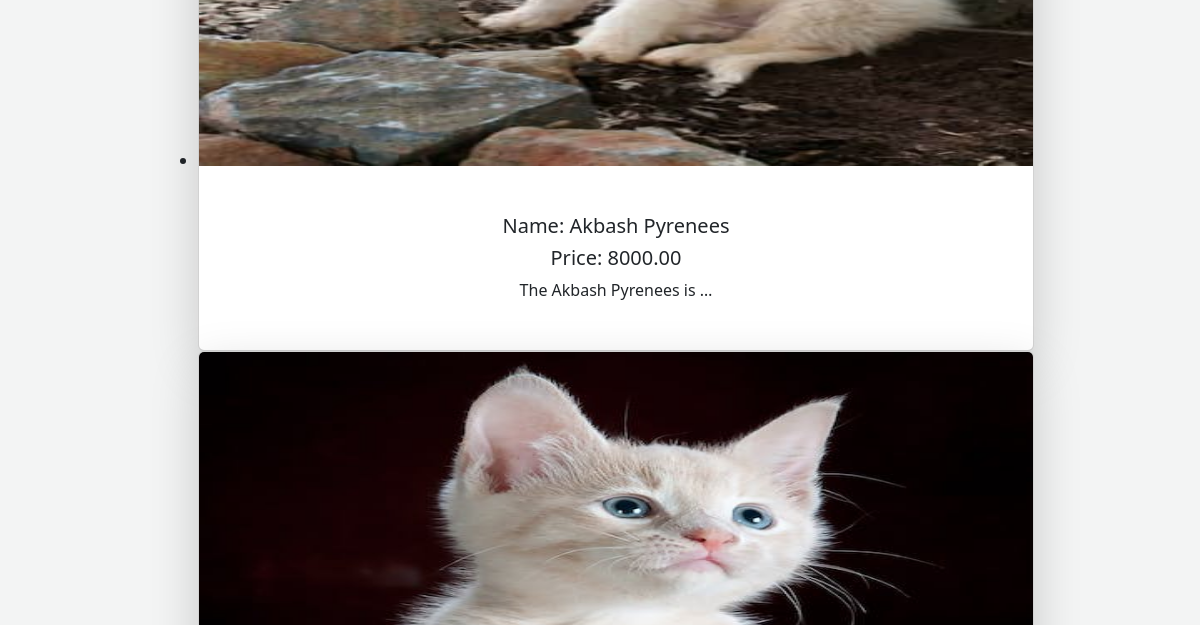
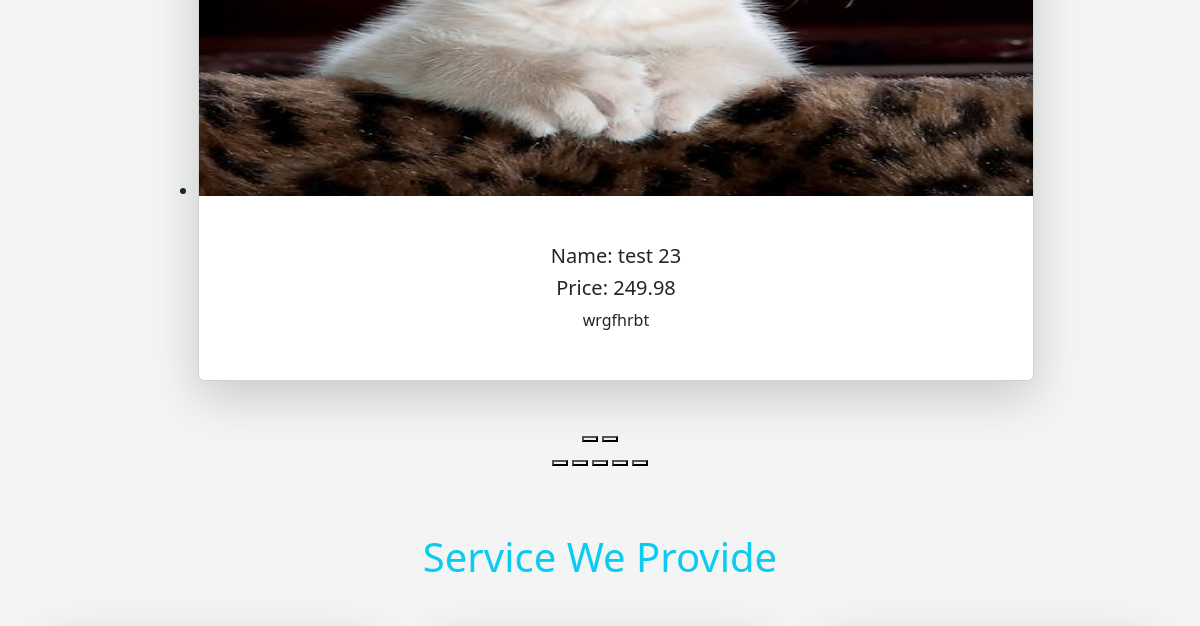
Before: / (middle part) with the older database file (2 pictures, top to bottom).
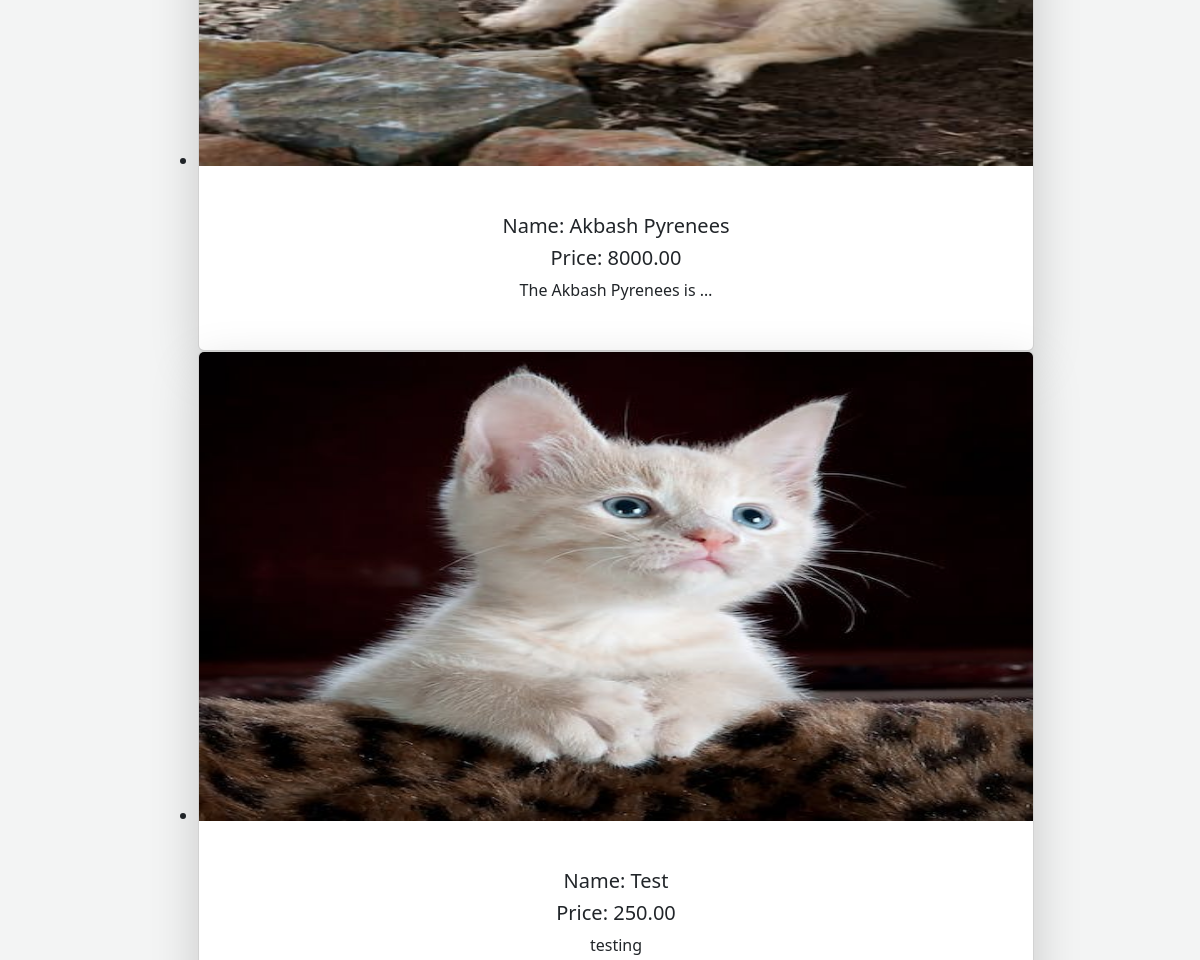
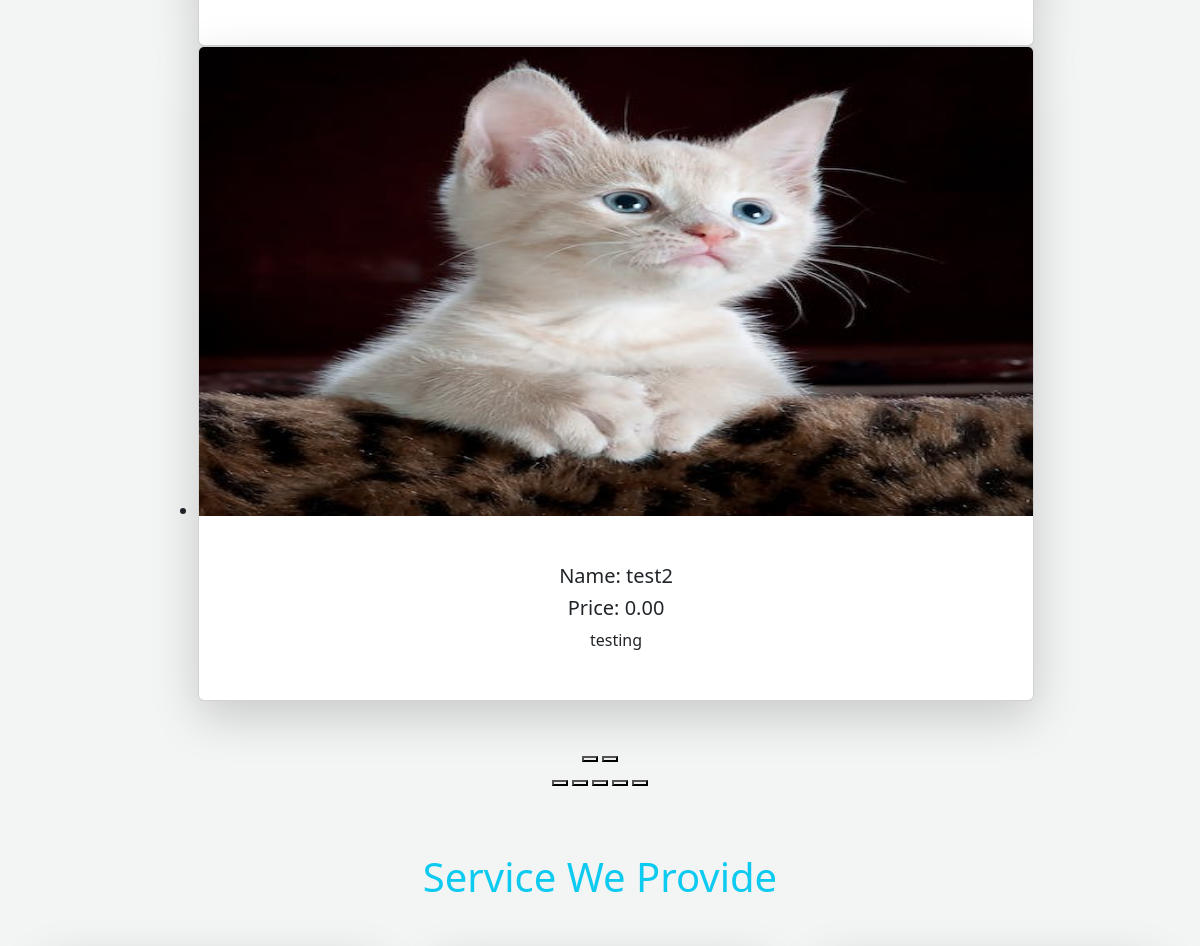
After: the same page with the newer database file (2 pictures, top to bottom).
### pet/models.py (models this page shows, shortened)
class Pet(models.Model):
    name=models.CharField(max_length=50)
    user=models.ForeignKey(User,on_delete=models.CASCADE,null=True,blank=True)
    description=models.TextField()
    category=models.ManyToManyField(Category,related_name='pets')
    price = models.DecimalField(decimal_places=2,max_digits=12,default=0)
    image = models.ImageField(upload_to='pet/images',null=True,blank=True)
    availability=models.BooleanField(default=True)

### pet_fair_bd/views.py (the view, shortened to what this page needs)
# urls.py: path('',HomeView.as_view(),name='home'),
class HomeView(View):
    template_name='home.html'
    def get(self,request):
        data = Pet.objects.all()
        contact_form=ContactForm()
        return render(request,self.template_name,{'form':contact_form,'data':data})

### core/templates/home.html (shortened to what this page needs)
{% extends "base.html" %}
{% load static %}
{% block content %}
{% load crispy_forms_tags %}
<div class="service-container text-center  p-3 mt-5 w-75 m-auto">
        <div
          class="swiffy-slider slider-item-show2 slider-item-reveal slider-nav-outside slider-nav-round slider-nav-visible slider-indicators-outside slider-indicators-round slider-indicators-dark slider-nav-animation slider-nav-animation-fadein slider-item-first-visible"
        >
          <ul id="service-container" class="slider-container py-4">
            {% for i in data %}
              <li>
                <div class="card shadow-lg h-100">
                <div class="ratio ratio-16x9">
                    <img src="{{i.image.url}}" class="card-img-top" loading="lazy" alt="...">
                </div>
                <div class="card-body  p-3 p-xl-5">
                    <h3 class="card-title h5">Name: {{i.name}}</h3>
                    <h5 class="card-text">Price: {{i.price}}</h5>
                    <p class="card-text">{{i.description| truncatewords:4 }}</p>
                </div>
            </div>
            </li>
            {% endfor %}
          </ul>
          <button
            type="button"
            class="slider-nav"
            aria-label="Go left"
          ></button>
          <button
            type="button"
            class="slider-nav slider-nav-next"
            aria-label="Go left"
          ></button>
          <div class="slider-indicators">
            <button class="active" aria-label="Go to slide"></button>
            <button aria-label="Go to slide"></button>
            <button aria-label="Go to slide"></button>
            <button aria-label="Go to slide"></button>
            <button aria-label="Go to slide"></button>
          </div>
        </div>
      </div>
<div class="container service my-5">
    <h1 class="text-center mb-5 text-info">Service We Provide</h1>
    <div class="row row-cols-1 row-cols-md-3 g-5">
</div>
</div>
</div>
{% endblock content %}

Changed rows visible on the page:
removed Pet: image (picture), name "test 23", price "249.98", description "wrgfhrbt"
added Pet: image (picture), name "Test", price "250.00", description "testing"
added Pet: image (picture), name "test2", price "0.00", description "testing"
